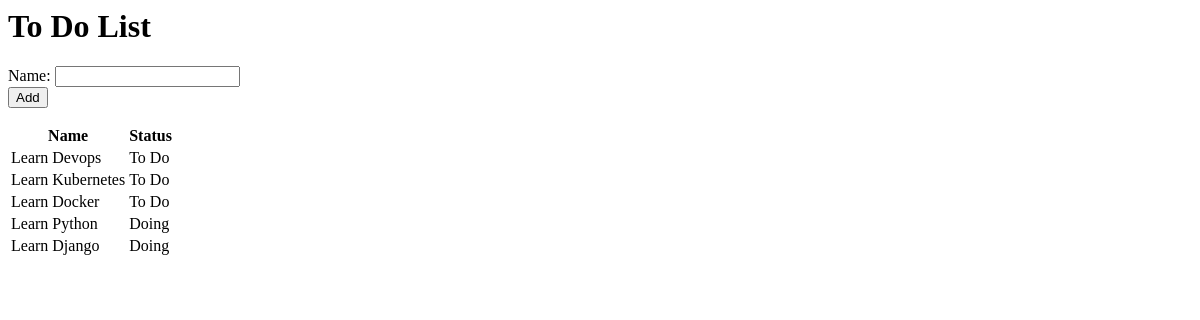
Before: / with the older database file.
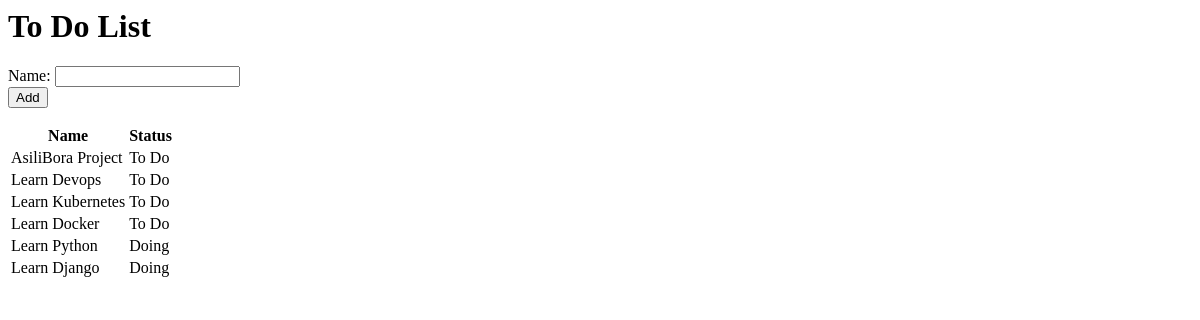
After: the same page with the newer database file.
### todo/models.py (models this page shows, shortened)
class Task(models.Model):
    class StatusChoice(models.TextChoices):
        TODO = "To Do"
        DOING = "Doing"
        DONE = "done"
    name = models.CharField(max_length=255)
    created = models.DateTimeField(auto_now_add=True)
    status = models.CharField(
        choices = StatusChoice.choices, max_length=100, default=StatusChoice.TODO
        )

### todo/views.py (the view)
# urls.py: path("", views.index, name="index"),
def index(request: HttpRequest) -> HttpResponse:
    if request.method == "POST":
        form = TaskForm(data=request.POST)
        if form.is_valid():
            form.save()
    form = TaskForm()
    tasks = Task.objects.all().order_by("-created")
    context = {"tasks": tasks, "form": form}
    return render(request, "temp_index.html", context)

### todo/forms.py
class TaskForm(forms.ModelForm):
    class Meta:
        model = Task
        fields = ["name"]

### todo/templates/temp_index.html (shortened to what this page needs)
<h1>To Do List</h1>
<form method="post">
    {{form}}
    <input type="submit" value="Add">
</form>
<table>
    <thead>
        <th>Name</th>
        <th>Status</th>
    </thead>
    <tbody>
        {% for task in tasks %}
        <tr>
            <td>{{task.name}}</td>
            <td>{{task.status}}</td>
        </tr>
        {% endfor %}
    </tbody>
</table>

Changed rows visible on the page:
added Task: name "AsiliBora Project", status "To Do"
